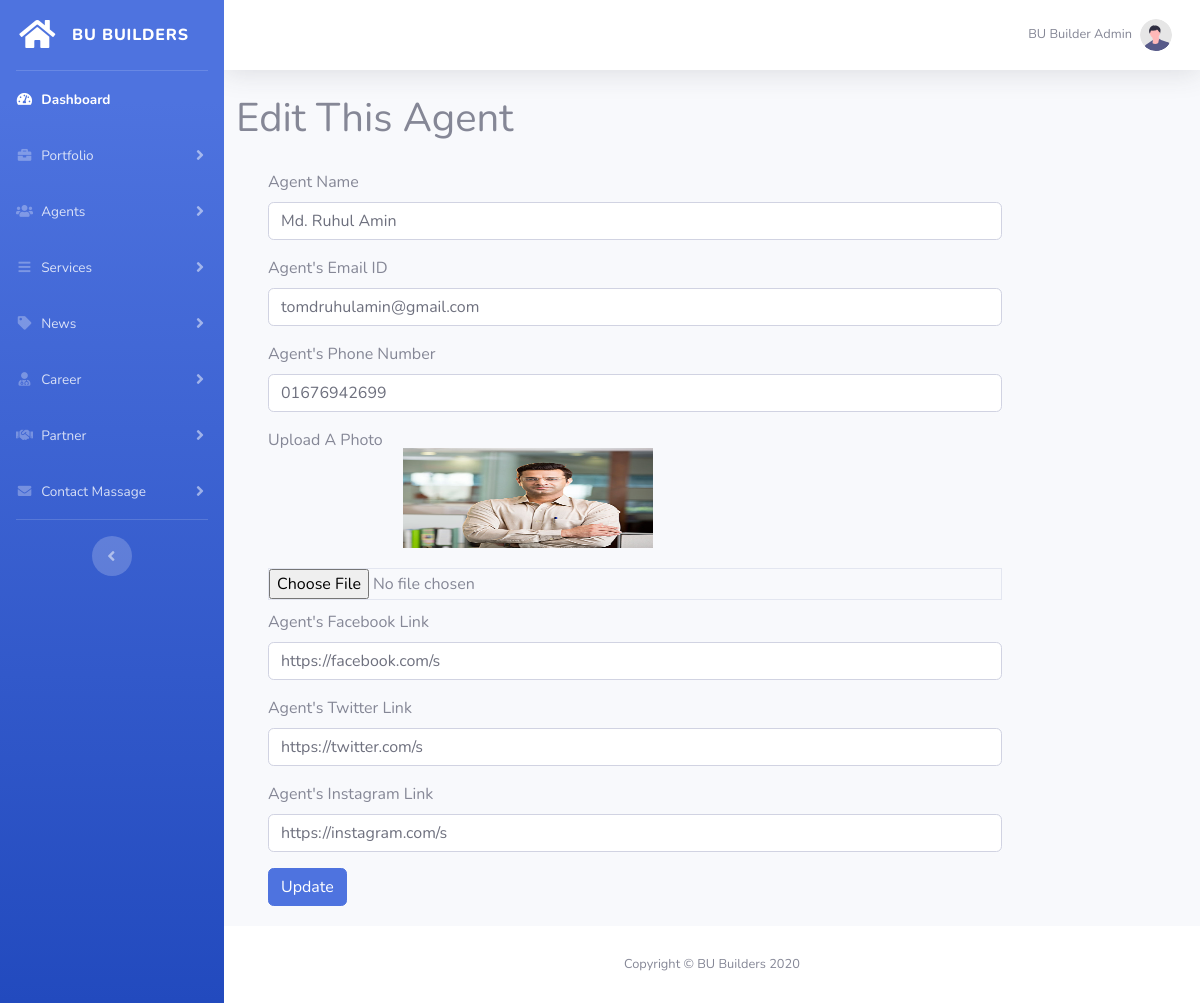
/admin/edit_agent.php?agent_id=2, run on the app's committed database.
### tables this page shows
CREATE TABLE `agent` (
  `id` int(11) NOT NULL,
  `name` varchar(128) NOT NULL,
  `email` varchar(255) NOT NULL,
  `phone` varchar(15) NOT NULL,
  `image` varchar(255) NOT NULL,
  `fb_link` varchar(255) NOT NULL,
  `tw_link` varchar(255) NOT NULL,
  `ins_link` varchar(255) NOT NULL,
  `created_at` timestamp NOT NULL DEFAULT current_timestamp()
);

### admin/edit_agent.php (the view, shortened to what this page needs)
<?php include 'templete/header.php'; ?>
<?php
    if(isset($_GET['agent_id'])) {
        $agent_id = $_GET['agent_id'];
    }
    $sql_agent = "SELECT * FROM agent WHERE id='$agent_id'";
    $sql_agent_result = $conn->query($sql_agent)->fetch_assoc();
?>
<div class="container-fluid">
    <div class="row">
        <h1>Edit This Agent</h1>
    </div>
    <div style="margin: 20px;" class="row">
        <form action="" method="post" enctype='multipart/form-data'>
            <div class="form-group">
                <label>Agent Name</label>
                <input type="text" class="form-control" name="name" placeholder="Enter Agent Name Here ..." value="<?php echo $sql_agent_result['name']; ?>"/>
            </div>
            <div class="form-group">
                <label>Agent's Email ID</label>
                <input type="email" class="form-control" name="email" placeholder="Enter Agent Email ID" value="<?php echo $sql_agent_result['email']; ?>"/>
            </div>
            <div class="form-group">
                <label>Agent's Phone Number</label>
                <input type="text" class="form-control" name="phone" placeholder="Enter Agent Phone Number" value="<?php echo $sql_agent_result['phone']; ?>"/>
            </div>
            <div style="margin-bottom: 10px;" class="input-group">
                <label>Upload A Photo</label>
                <br/>
                <img style="width: 250px; height: 100px; margin: 20px;" src="upload/agent/<?php echo $sql_agent_result['image']; ?>" alt="<?php echo $sql_agent_result['name']; ?>"/>
                <input type="file" class="form-control-file border" name="image" />
            </div>
            <div class="form-group">
                <label>Agent's Facebook Link</label>
                <input type="text" class="form-control" name="fb_link" placeholder="Enter Agent Facebook Link" value="<?php echo $sql_agent_result['fb_link']; ?>"/>
            </div>
            <div class="form-group">
                <label>Agent's Twitter Link</label>
                <input type="text" class="form-control" name="tw_link" placeholder="Enter Agent Twitter Link" value="<?php echo $sql_agent_result['tw_link']; ?>"/>
            </div>
            <div class="form-group">
                <label>Agent's Instagram Link</label>
                <input type="text" class="form-control" name="ins_link" placeholder="Enter Agent Instagram Link" value="<?php echo $sql_agent_result['ins_link']; ?>"/>
            </div>
            <button type="submit" name="submit" class="btn btn-primary">Update</button>
        </form>
    </div>
</div>
</div>
<?php include 'templete/footer.php'; ?>

### data on the page
agent: name "Md. Ruhul Amin", email "tomdruhulamin@gmail.com", phone "01676942699", image (picture), fb_link "https://facebook.com/s", tw_link "https://twitter.com/s", ins_link "https://instagram.com/s"
